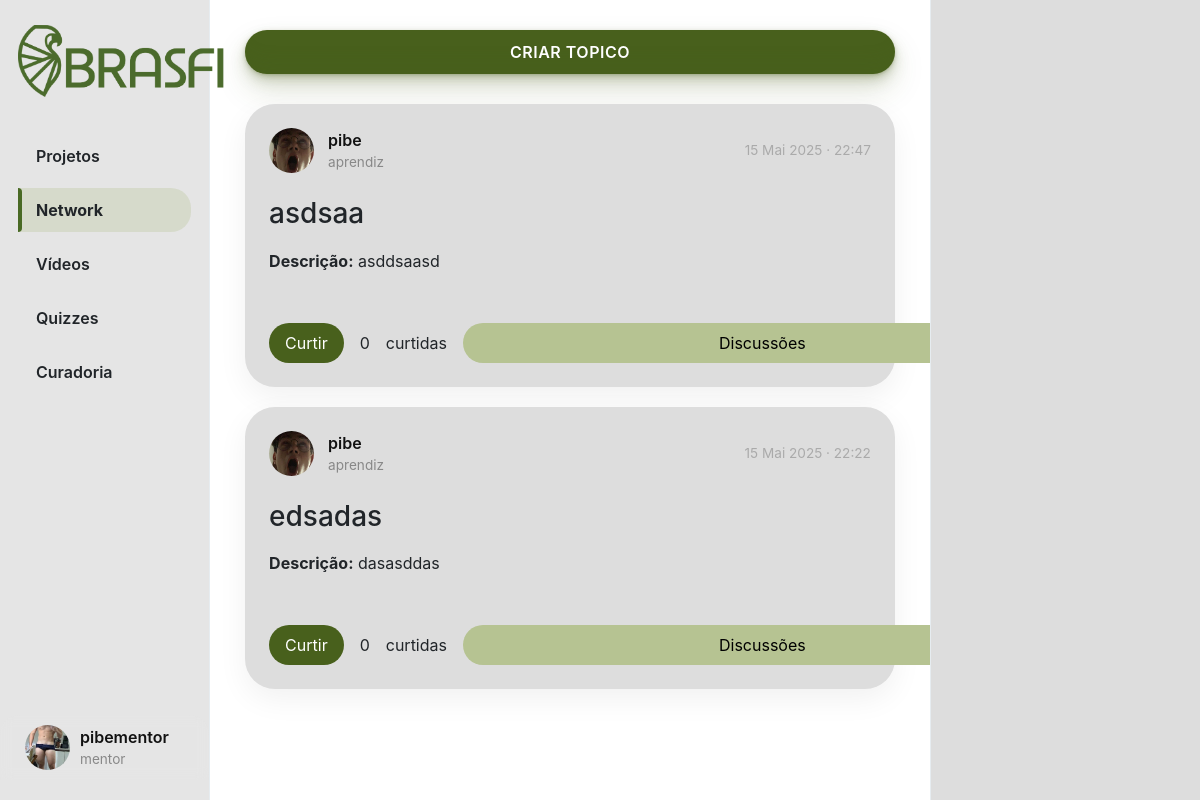
/networkhub (signed in), run on an earlier commit of the app's database.
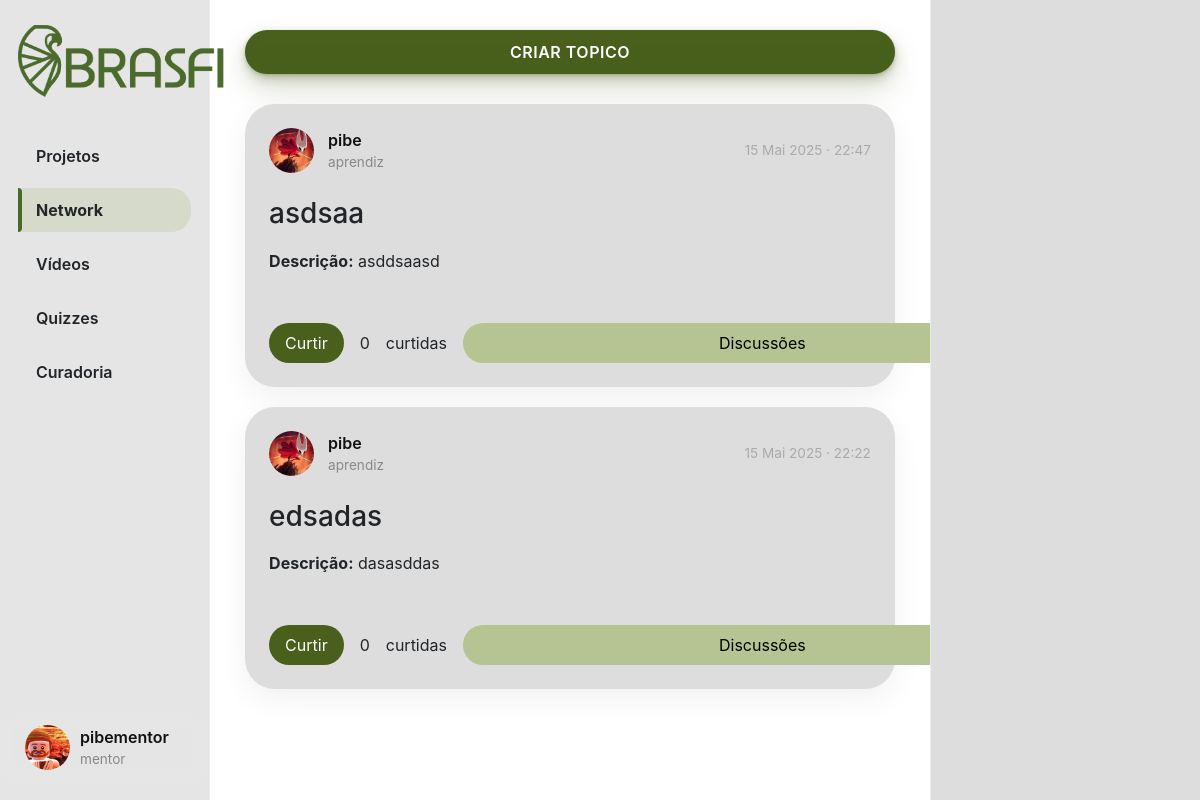
And on a later commit of the database.
### App_BRASFI/models.py (models this page shows, shortened)
class User(AbstractUser):
    TIPO_USUARIO = (
        ('mentor', 'Mentor'),
        ('aprendiz', 'Aprendiz'),
    )
    profilePic = models.ImageField(upload_to='profile_pic/', blank=True, null=True)
    userType = models.CharField(max_length=10, choices=TIPO_USUARIO, default='aprendiz')

class TopicConversa(models.Model):
    titulo = models.CharField(max_length=200)
    descricao = models.TextField()
    user = models.ForeignKey(User, on_delete=models.CASCADE)
    created_at = models.DateTimeField(default=timezone.now)

### App_BRASFI/views.py (the view)
# urls.py: path('networkhub', views.NetworkHubView, name='networkhub'),
@login_required
def NetworkHubView(request):
    TopicConversas = TopicConversa.objects.annotate(like_count=Count('likes')).order_by('-created_at')
    liked_topic_ids = set(
        LikeTopico.objects.filter(user=request.user).values_list('topico_id', flat=True)
    )
    return render(request, "networkhub.html", {
        "page": "networkhub",
        "TopicConversas": TopicConversas,
        "liked_topics": liked_topic_ids
    })

### App_BRASFI/templates/networkhub.html (shortened to what this page needs)
{% extends "layout.html" %}
{% load static %}
{% block body %}
<button id="popup-btn" class="btn new-post-btn" onclick="createtopic()">Criar Topico</button>
{% if TopicConversas %}
<div class="posts-view">
    {% for topic in TopicConversas %}
    <div class="post-card">
        <div class="post-header">
            <div class="creator-info">
                <div class="small-profilepic" style="background-image: url('/media/{{ topic.user.profilePic }}');">
                </div>
                <div>
                    <div class="username">{{ topic.user.username }}</div>
                    <div class="user-type">{{ topic.user.userType }}</div>
                </div>
            </div>
            <div class="created-at">{{ topic.created_at|date:"d M Y · H:i" }}</div>
        </div>
        <div class="post-details">
            <h3>{{ topic.titulo }}</h3>
            <p><strong>Descrição:</strong> {{ topic.descricao }}</p>
        </div>
        <div class="post-actions">
            <button
                onclick="curtirTopico({{ topic.id }})"
                id="like-btn-{{ topic.id }}"
                class="action-btn1 {% if topic.id in liked_topics %}btn-liked{% endif %}">
                Curtir
            </button>
            <span id="like-count-{{ topic.id }}">{{ topic.likes.count }}</span> curtidas
            <button onclick="toggleForum({{ topic.id }})" class="action-btn2">
                Discussões
            </button>
        </div>
    </div>
    {% endfor %}
</div>
{% else %}
<p>Não há tópicos disponíveis.</p>
{% endif %}
{% endblock %}

### App_BRASFI/templates/layout.html (shortened to what this page needs)
{% load static %}
<!DOCTYPE html>
<html lang="pt-br">
    <head>
        <link rel="stylesheet" href="https://cdnjs.cloudflare.com/ajax/libs/font-awesome/6.5.0/css/all.min.css">
        <link rel="stylesheet" href="https://stackpath.bootstrapcdn.com/bootstrap/4.4.1/css/bootstrap.min.css">
        <link href="{% static 'styles/hub.css' %}" rel="stylesheet">
        <link rel="stylesheet" href="{% static 'styles/likes.css' %}">
    </head>
    <body>
        <div class="body" data-page="{{page}}">
            <div class="sidenav">
                <a href="{% url 'App_BRASFI:projecthub' %}" class="navbar-brand">
                    <img src="{% static 'img/BRASFI_nobg.png' %}" height="80px">
                </a>
                <ul class="sidenav-menu">
                    <li class="nav-item {% if page == 'projecthub' %}active{% endif %}">
                        <a href="{% url 'App_BRASFI:projecthub' %}" class="nav-link">
                            <div>Projetos</div>
                        </a>
                    </li>
                    <li class="nav-item {% if page == 'networkhub' %}active{% endif %}">
                        <a href="{% url 'App_BRASFI:networkhub' %}" class="nav-link">
                            <div>Network</div>
                        </a>
                    </li>
                    <li class="nav-item {% if request.path == '/videos' %}active{% endif %}">
                        <a href="{% url 'App_BRASFI:videos' %}" class="nav-link">
                            <div>Vídeos</div>
                        </a>
                    </li>
                    <li class="nav-item {% if request.path == '/quizzes' %}active{% endif %}">
                        <a href="{% url 'App_BRASFI:quizzes' %}" class="nav-link">
                            <div>Quizzes</div>
                        </a>
                    </li>
                    {% if user.userType == "mentor" %}
                    <li class="nav-item {% if request.path == '/curadoria' %}active{% endif %}">
                        <a href="{% url 'App_BRASFI:curadoria' %}" class="nav-link">
                            <div>Curadoria</div>
                        </a>
                    </li>
                    {% endif %}
                </ul>
                <div class="sidenav-user-wrapper">
                    <div class="user_account" onclick="toggleUserDropdown(event)">
                        <div class="small-profilepic" style="background-image: url('/media/{{ user.profilePic }}')"></div>
                        <div class="user-info">
                            <div class="username">{{ user.username }}</div>
                            <div class="user-type grey">{{ user.userType }}</div>
                        </div>
                    </div>
                </div>
            </div>
            <div class="main-div">
                <div class="left-div">
                    <div class="posts-view">
                        <div class="main-div-content">
                            {% block body %}
                            {% endblock %}
                        </div>
                    </div>
                </div>
            </div>
            <div class="right-div">
                <div class='right-div-content'>
                </div>
            </div>
        </div>
    </body>
</html>

What changed in the data, as far as the page shows it:
changed User "pibementor": profilePic: a different picture
changed through a linked row, TopicConversa "asdsaa": user.profilePic: a different picture
changed through a linked row, TopicConversa "edsadas": user.profilePic: a different picture
